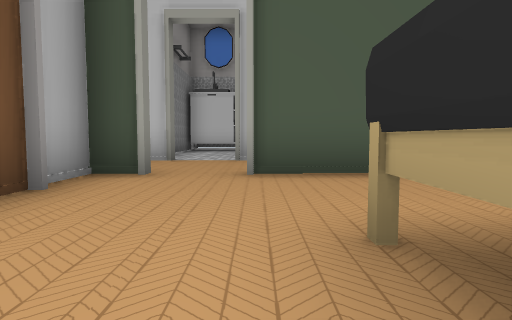
view 1 (above)

19 first-person views from a walk through a 3-D level made in the Unity game engine. The camera is 0.47 m above the floor, tilts 4° down and sees 75° across. Doors are open. The floor is counted in squares, 1 m on a side. Each view is taken from the middle of a square. On the plan, view 1 faces up. The plan holds only what a view shows up to about 9 squares ahead; the rest is blank. The place goes on beyond the plan.

view 2
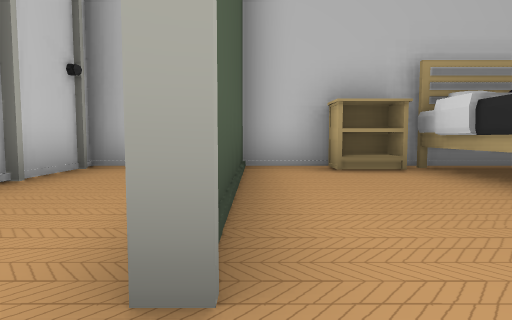

view 3
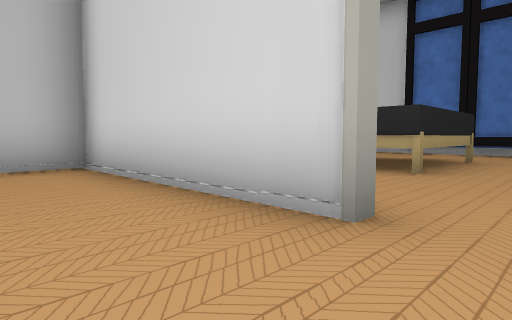

view 4
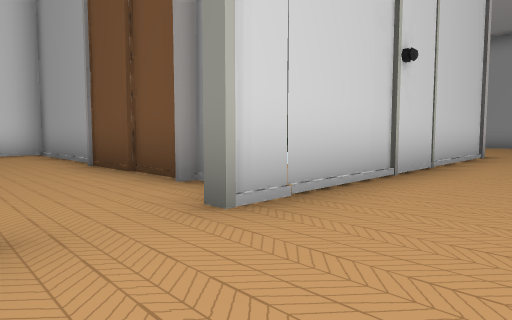

view 5
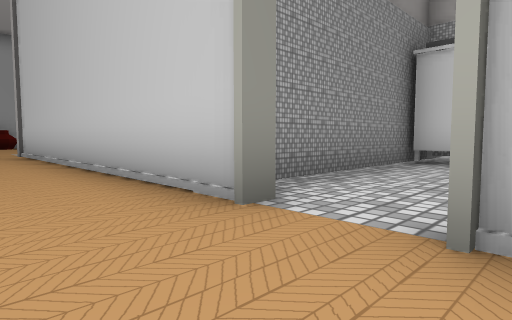

view 6
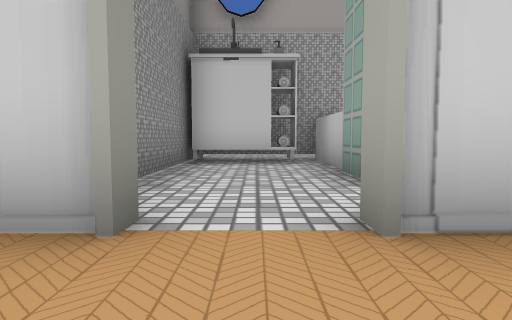

view 7
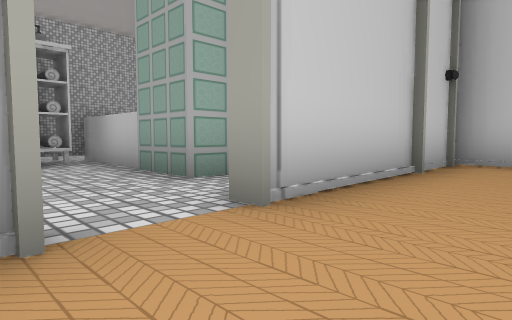

view 8
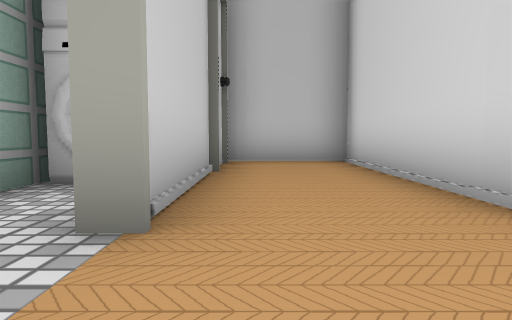

view 9
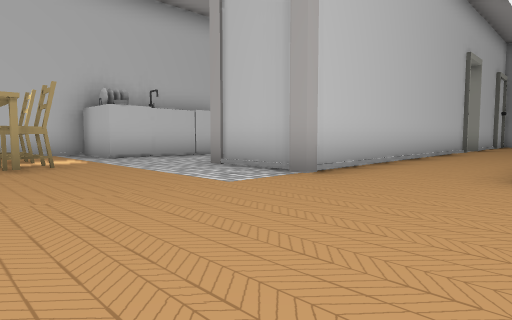

view 10
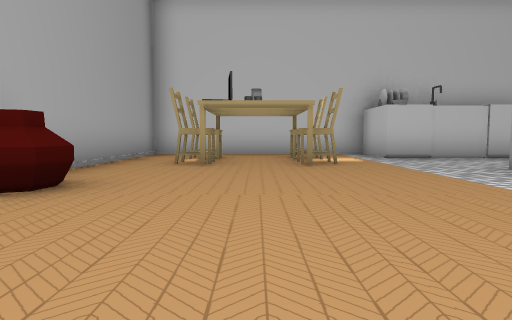

view 11
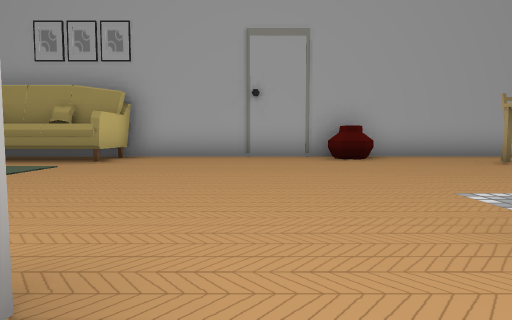

view 12
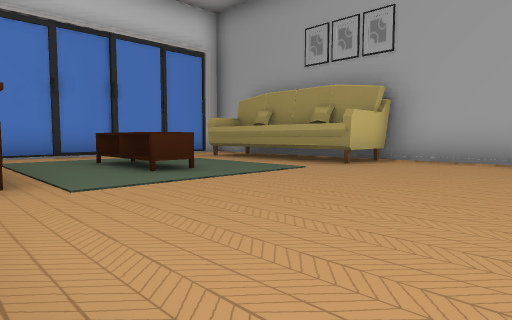

view 13
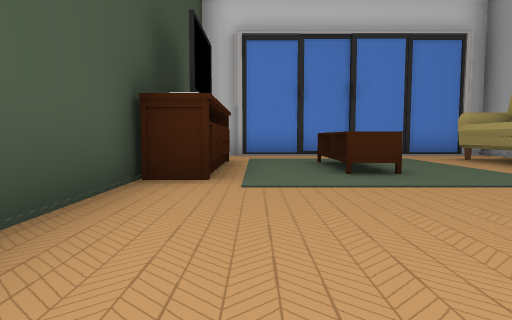

view 14
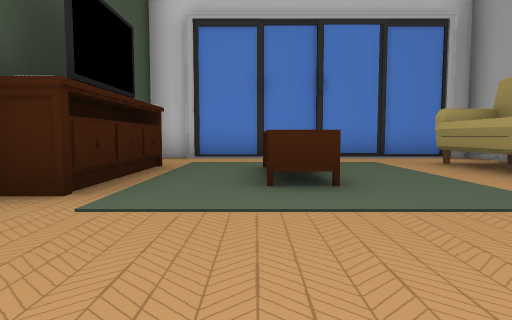

view 15
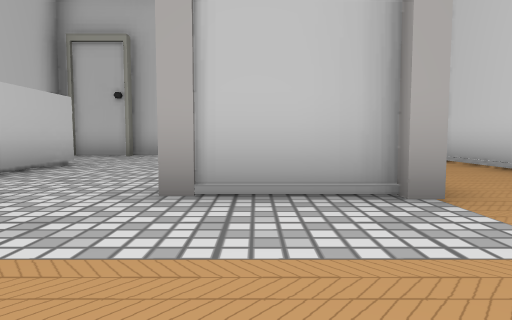

view 16
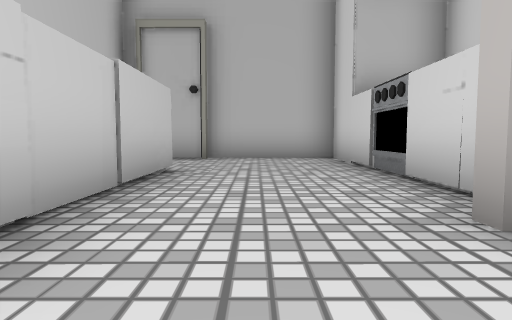

view 17
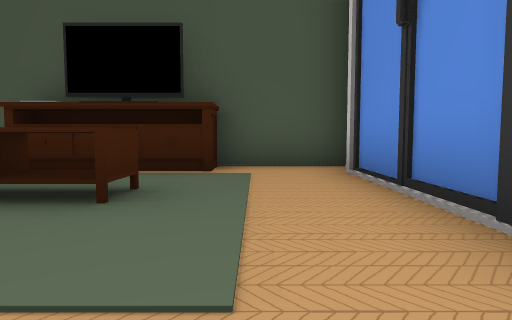

view 18
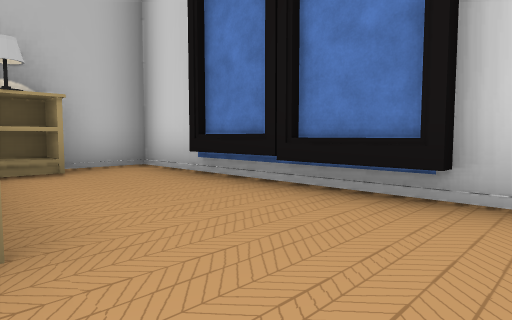

view 19
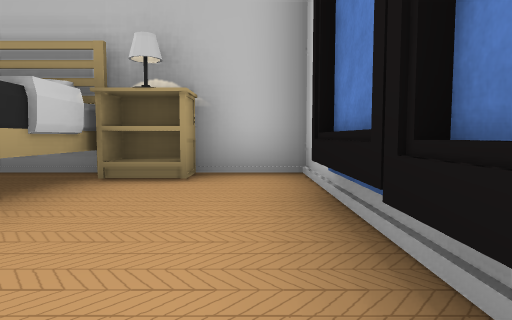

### Floor plan
Key: @ floor where view 1 was taken; # wall or solid block; . floor; D open door; O other object.
Columns run from 16 left of view 1 to 5 right of it. Each row starts with its distance up from view 1.
 14               ...
 13 #######       ...
 12 #.....OO OO.#####O
 11 #.O.O...###.# OOO
 10 #.O.O........#..O
  9 #...O........#..#O
  8 #......OOOO#O#...##
  7 OO.....#####O##D#O####
  6 #....................#
  5 #....................#
  4 #.......#######.D#####
  3 #.......#     #.D...#
  2 OOO.....#     #.....#
  1 OOO.OO.O      #..####
  0 OOO.OO.O      #.@####
 -1 OOO.OO.O      #..####
 -2 OO......#     #.....##
 -3 ##.##..##     #......#
 -4 ########      ########

Positions as (right, up) in squares from view 1, and headings:
1: (0, 0), facing up
2: (-1, 4), facing right
3: (-1, 6), facing down-right
4: (0, 6), facing down-left
5: (0, 5), facing up-left
6: (-1, 5), facing up
7: (-2, 5), facing up-right
8: (-2, 6), facing right
9: (-13, 4), facing up-right
10: (-13, 4), facing up
11: (-8, 5), facing left
12: (-9, 5), facing down-left
13: (-10, 5), facing down
14: (-11, 4), facing down
15: (-12, 8), facing right
16: (-11, 10), facing right
17: (-14, -2), facing right
18: (-1, -1), facing down-right
19: (0, -3), facing right
